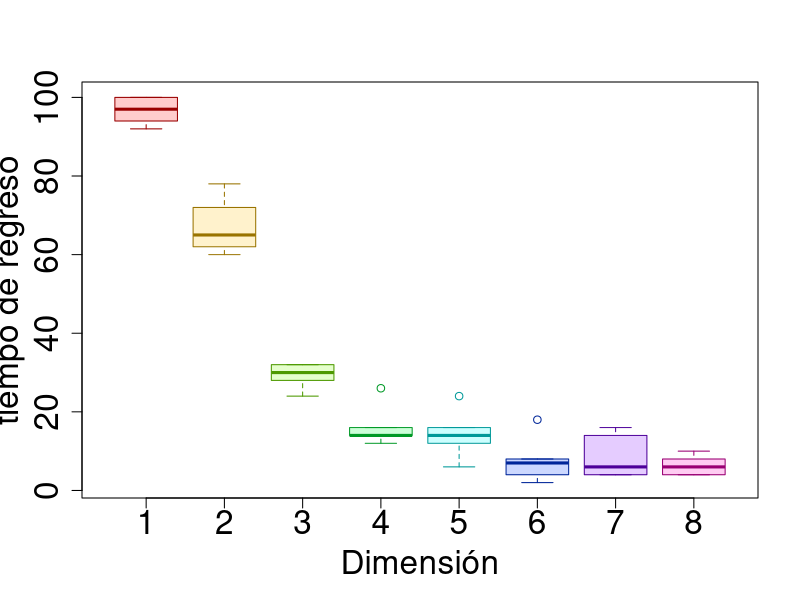

The R script that drew this image:
registro = data.frame()
dimension = 8
potencia = 10
largo=200
for (pot in 5:potencia){
  duracion <- 2^potencia
  for (dim in 1:dimension) {
    
    datos = numeric()
    repeticiones = 50
    for (replica in 1:repeticiones) {
      resultado = FALSE
      pos <- rep(0, dim)
      for (t in 1:largo) {
        modificar = sample(1:dim, 1)
        if (runif(1) < 0.5) {
          pos[modificar] =  pos[modificar] + 1
        } else {
          pos[modificar] =  pos[modificar] - 1
        }
        if (all(pos == 0)) {
          resultado = TRUE
          break
        }
      }
      datos = c(datos, resultado)
}
  porc = 100 * sum(datos) / repeticiones
  registro = rbind(registro, c(pot, porc, dim))
  }
}
names(registro) = c("pot", "porc", "dim")
sink('registro.txt')
print(registro)
sink()
png("200.png", width=800, height=800, units='px')
par(cex.lab=2) 
par(cex.axis=2) 
boxplot(porc ~ dim, 
data =  registro,
xlab="Dimensi\u{F3}n",
ylab="tiempo de regreso",
col=rainbow(8, alpha=0.2),
border = rainbow(8, v=0.6)
)
dev.off()